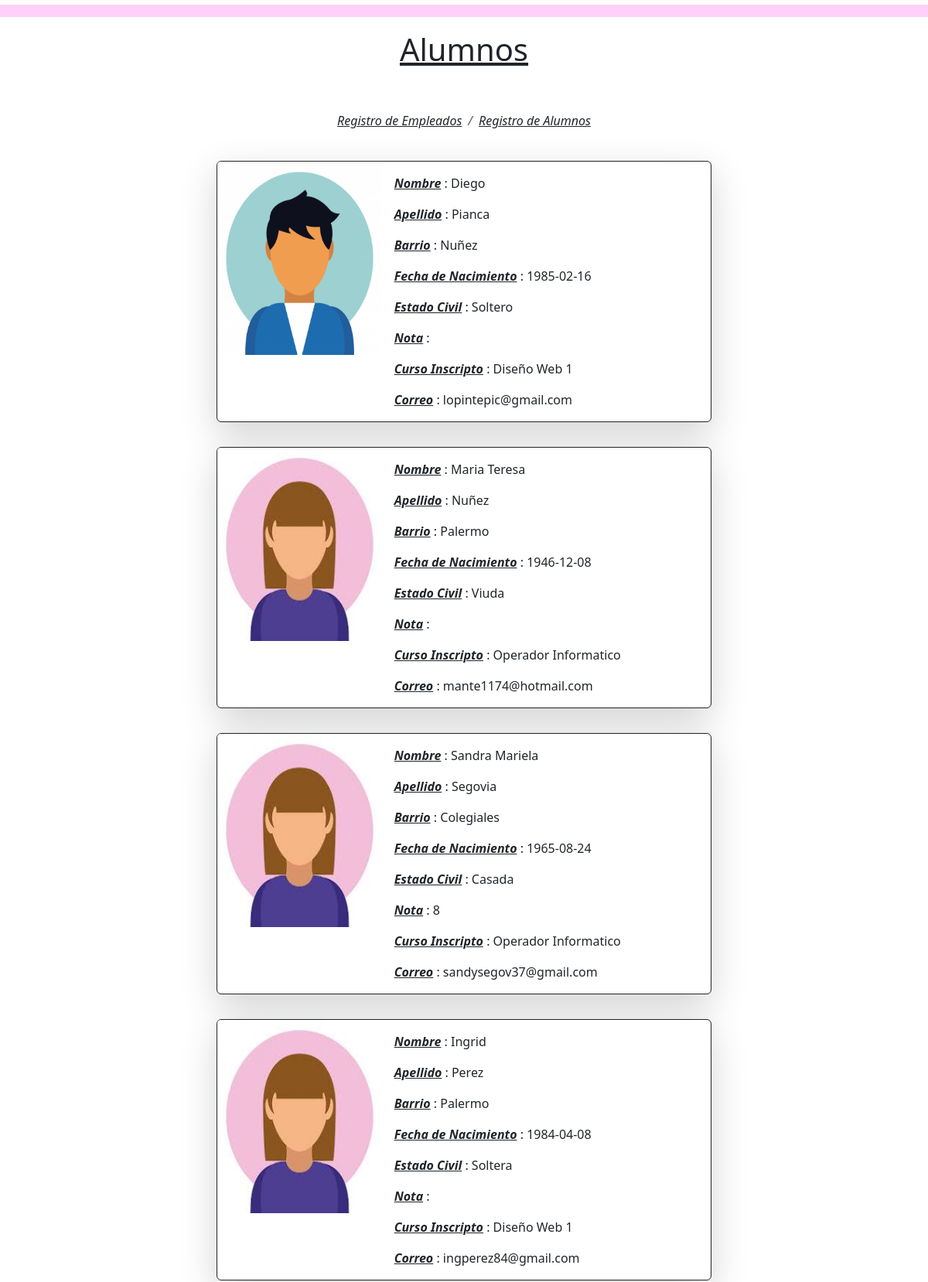
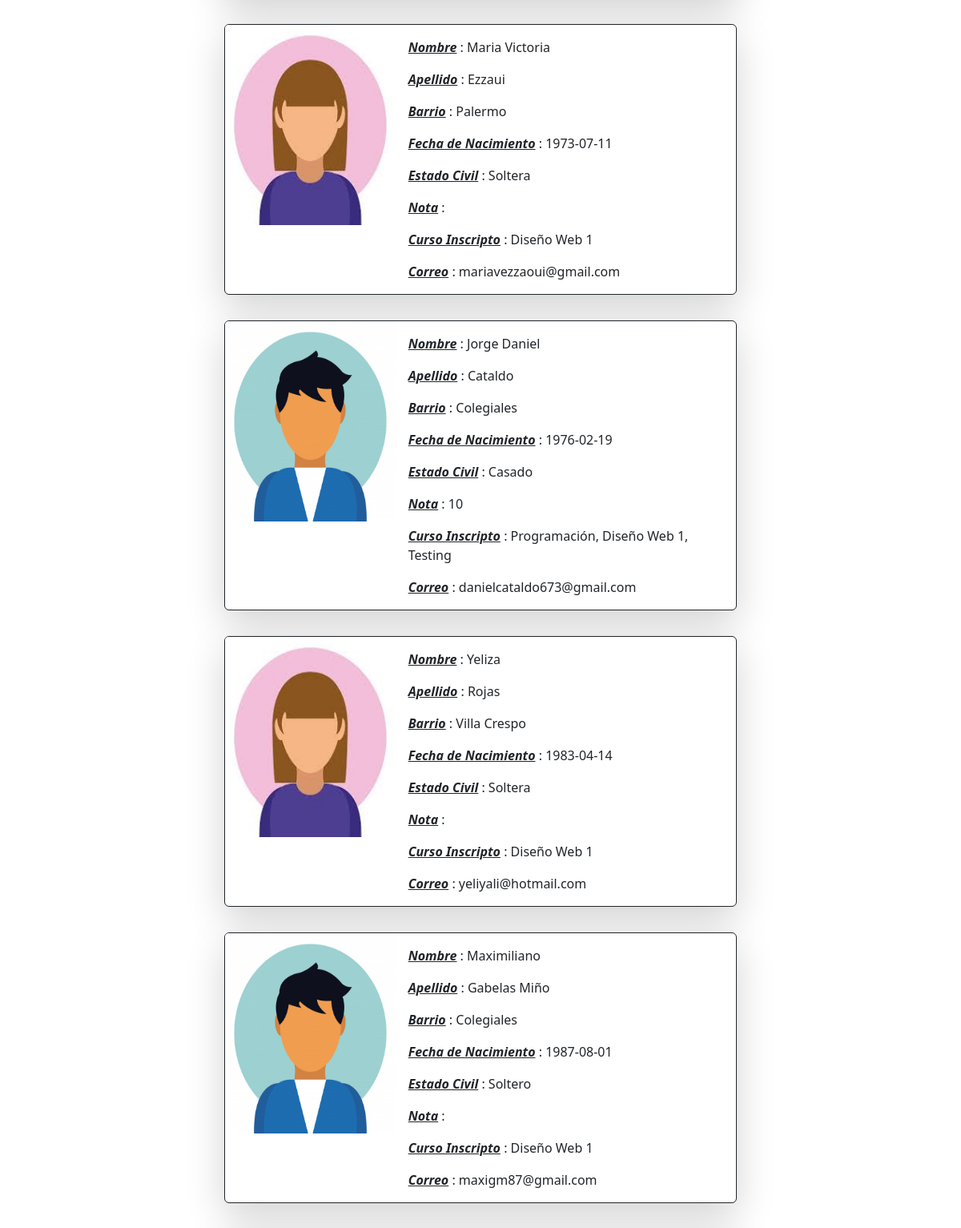
The page /buscar.php (upper part) on the database its author committed (2 pictures, top to bottom).
### tables this page shows
CREATE TABLE `alumnos` (
  `id` int(11) NOT NULL,
  `nombre` varchar(50) NOT NULL,
  `apellido` varchar(50) NOT NULL,
  `barrio` varchar(50) NOT NULL,
  `fecha_nacimiento` date NOT NULL,
  `estado_civil` varchar(50) NOT NULL,
  `nota` int(11) DEFAULT NULL,
  `curso_inscripto` varchar(50) NOT NULL,
  `correo` varchar(50) NOT NULL,
  `imagen` varchar(100) NOT NULL
);

### classes/Alumnos.php (called while the page is built, shortened)
<?php
class Alumnos {
   protected $nombre;
   protected $apellido;
   protected $barrio;
   protected $fecha_nacimiento;
   protected $estado_civil;
   protected $nota;
   protected $curso_inscripto;
   protected $correo;
   protected $imagen;
 public function buscarAlumnos($keywords){
   $conexion = (new Conexion())->getConexion();
   $keywords = '%' . $keywords . '%';
   $query = "SELECT * FROM alumnos where nombre LIKE :keywords ";
   $PDOStatement = $conexion->prepare($query);
   $PDOStatement->bindParam(':keywords', $keywords, PDO::PARAM_STR);
   $PDOStatement->execute();
   $resultados = $PDOStatement->fetchAll(PDO::FETCH_CLASS, self::class);
   return $resultados;
}
   public function getNombre()
   {
      return $this->nombre;
   }
   public function getApellido()
   {
      return $this->apellido;
   }
   public function getBarrio()
   {
      return $this->barrio;
   }
   public function getFecha_nacimiento()
   {
      return $this->fecha_nacimiento;
   }
   public function getEstado_civil()
   {
      return $this->estado_civil;
   }
   public function getNota()
   {
      return $this->nota;
   }
   public function getCurso_inscripto()
   {
      return $this->curso_inscripto;
   }
   public function getCorreo()
   {
      return $this->correo;
   }
   public function getImagen()
   {
      return $this->imagen;
   }
}
?>

### buscar.php (the view, shortened to what this page needs)
<?php
require 'classes/Alumnos.php';
$keywords = isset($_GET['search']) ? $_GET['search'] : '';
$miObjetoAlumnos = new Alumnos();
$alumnos = $miObjetoAlumnos->buscarAlumnos($keywords);
?>
<!doctype html>
<html lang="es">
<head>
  <link href="https://cdn.jsdelivr.net/npm/bootstrap@5.3.2/dist/css/bootstrap.min.css" rel="stylesheet">
  <link rel="stylesheet" href="https://cdnjs.cloudflare.com/ajax/libs/font-awesome/6.4.2/css/all.min.css" />
</head>
<body>
  <div>
    <p class="placeholder-wave">
      <span class="placeholder col-12" style="color: #FFA1F5;"></span>
    </p>
  </div>
    <h1 class="text-decoration-underline text-center mb-5 mt-3">Alumnos</h1>
  <div class=" d-flex justify-content-center p-2">
    <nav aria-label="breadcrumb">
      <ol class="breadcrumb">
        <li class="breadcrumb-item fst-italic"><a class="link-dark fs-6" href="vista2.php">Registro de Empleados</a></li>
        <li class="breadcrumb-item fst-italic"><a class="link-dark fs-6" href="vista.php">Registro de Alumnos</a></li>
      </ol>
    </nav>
  </div>
  <main>
    <div class="d-flex flex-column  justify-content-center align-items-center">
      <?php if (count($alumnos) > 0) {  ?>
        <?php foreach ($alumnos as $alumno) {  ?>
          <div class="card mt-3 border-dark border-1 shadow-lg mb-3" style="width: 640px;">
            <div class="row g-0">
              <div class="col-md-4">
                <img height="250px" src="img/<?= $alumno->getImagen(); ?>" class="card-img-top" alt="...">
              </div>
              <div class="col-md-8">
                <div class="card-body">
                  <p class="card-text"><strong class="text-decoration-underline fst-italic">Nombre</strong> : <?= $alumno->getNombre(); ?></p>
                  <p class="card-text"><strong class="text-decoration-underline fst-italic">Apellido</strong> : <?= $alumno->getApellido(); ?></p>
                  <p class="card-text"><strong class="text-decoration-underline fst-italic">Barrio</strong> : <?= $alumno->getBarrio(); ?></p>
                  <p class="card-text"><strong class="text-decoration-underline fst-italic">Fecha de Nacimiento</strong> : <?= $alumno->getFecha_nacimiento(); ?></p>
                  <p class="card-text"><strong class="text-decoration-underline fst-italic">Estado Civil</strong> : <?= $alumno->getEstado_civil(); ?></p>
                  <p class="card-text"><strong class="text-decoration-underline fst-italic">Nota</strong> : <?= $alumno->getNota(); ?></p>
                  <p class="card-text"><strong class="text-decoration-underline fst-italic">Curso Inscripto</strong> : <?= $alumno->getCurso_inscripto(); ?></p>
                  <p class="card-text"><strong class="text-decoration-underline fst-italic">Correo</strong> : <?= $alumno->getCorreo(); ?></p>
                </div>
              </div>
            </div>
          </div>
        <?php }  ?>
    </div>
  <?php }  ?>
  </main>
</body>
</html>

### rows shown on the page
alumnos: imagen (placeholder picture), nombre "Diego", apellido "Pianca", barrio "Nuñez", fecha_nacimiento "1985-02-16", estado_civil "Soltero", curso_inscripto "Diseño Web 1", correo "lopintepic@gmail.com"
alumnos: imagen (picture), nombre "Maria Teresa", apellido "Nuñez", barrio "Palermo", fecha_nacimiento "1946-12-08", estado_civil "Viuda", curso_inscripto "Operador Informatico", correo "mante1174@hotmail.com"
alumnos: imagen (picture), nombre "Sandra Mariela", apellido "Segovia", barrio "Colegiales", fecha_nacimiento "1965-08-24", estado_civil "Casada", nota "8", curso_inscripto "Operador Informatico", correo "sandysegov37@gmail.com"
alumnos: imagen (picture), nombre "Ingrid", apellido "Perez", barrio "Palermo", fecha_nacimiento "1984-04-08", estado_civil "Soltera", curso_inscripto "Diseño Web 1", correo "ingperez84@gmail.com"
alumnos: imagen (picture), nombre "Maria Victoria", apellido "Ezzaui", barrio "Palermo", fecha_nacimiento "1973-07-11", estado_civil "Soltera", curso_inscripto "Diseño Web 1", correo "mariavezzaoui@gmail.com"
alumnos: imagen (placeholder picture), nombre "Jorge Daniel", apellido "Cataldo", barrio "Colegiales", fecha_nacimiento "1976-02-19", estado_civil "Casado", nota "10", curso_inscripto "Programación, Diseño Web 1, Testing", correo "danielcataldo673@gmail.com"
alumnos: imagen (picture), nombre "Yeliza", apellido "Rojas", barrio "Villa Crespo", fecha_nacimiento "1983-04-14", estado_civil "Soltera", curso_inscripto "Diseño Web 1", correo "yeliyali@hotmail.com"
alumnos: imagen (placeholder picture), nombre "Maximiliano", apellido "Gabelas Miño", barrio "Colegiales", fecha_nacimiento "1987-08-01", estado_civil "Soltero", curso_inscripto "Diseño Web 1", correo "maxigm87@gmail.com"
